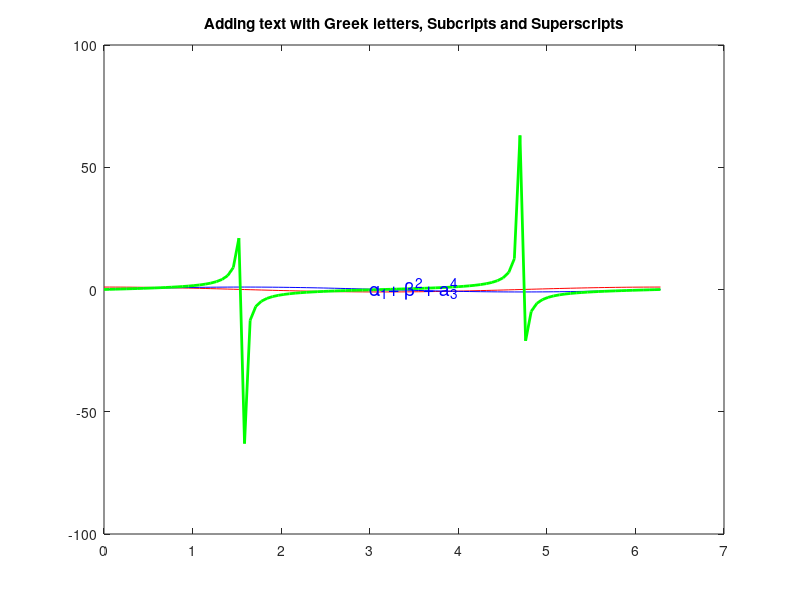

Reproduce this figure in MATLAB.
x = linspace(0 , 2*pi);
y1 = cos(x)
y2 = sin(x)
y3 = tan(x)
plot(x , y1 , 'r', x , y2 , 'b' , x , y3 , 'g' ,'linewidth',2)
text(3 , .6 ,'\alpha_1+ \beta^2+ a_3^4', 'fontSize',14,'color','b');

title('Adding text with Greek letters, Subcripts and Superscripts')
